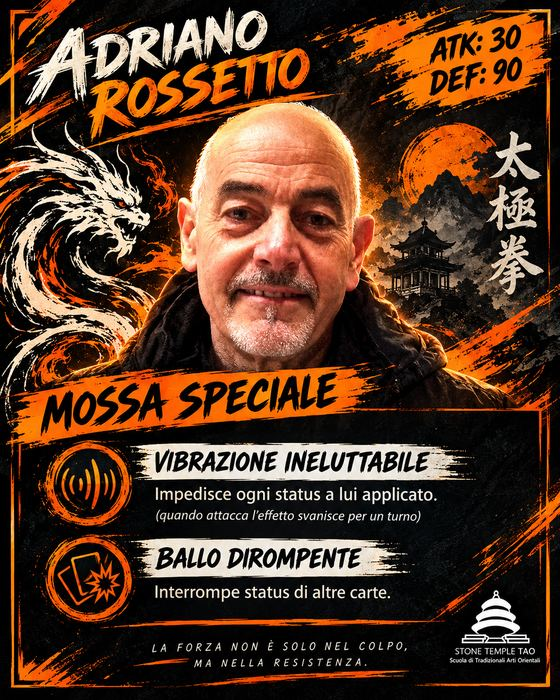
#> input picture img/adriano.jpg, 560 x 700 px, found by its file name; its folder holds 4 pictures in this run
$ python teste.py
#> lines starting #> are read from the running program, lines starting #| are printed output that depends on the picture
# Ritaglia solo la testa dalle carte (img/<id>.jpg) per le teste dei lottatori 3D (img/teste/<id>.jpg)
from PIL import Image
import os
HEAD = {  # centro della faccia (x, y) in frazione di larghezza/altezza della carta, lato del quadrato in frazione di larghezza
    'adriano': (0.500, 0.280, 0.36), 'alessandro': (0.500, 0.310, 0.34), 'andrea': (0.470, 0.235, 0.16), 'annastella': (.46, .28, .26),
    'carla': (.50, .25, .28), 'caterina': (0.470, 0.340, 0.32), 'celeste': (.50, .27, .32), 'chen': (0.520, 0.215, 0.17),
    'chicca': (0.510, 0.180, 0.15), 'christian': (.50, .22, .30), 'elia': (0.500, 0.220, 0.17), 'federica': (0.505, 0.200, 0.12),
    'grazia': (.50, .23, .22), 'katya': (0.470, 0.235, 0.18),
    'lorenzo': (0.500, 0.235, 0.18), 'niccolo': (.54, .23, .20), 'samuele': (0.600, 0.210, 0.14),
    'sara': (.46, .27, .28),
    'wangting': (.49, .185, .17), 'remigio': (.49, .20, .24), 'nicole': (.51, .25, .23),
    'signorello': (.46, .22, .19), 'annalisa': (.51, .28, .27), 'zhenglei': (.46, .20, .21), 'strahinja': (.48, .27, .24), 'viola': (.50, .27, .28), 'vittorio': (.49, .26, .28),
}
os.makedirs('img/teste', exist_ok=True)
for cid, (fx, fy, side) in HEAD.items():
    im = Image.open(f'img/{cid}.jpg')
#> im is the input picture: PIL image 560x700 RGB; mean R, G, B 87.8, 57, 38.3
    w, h = im.size
#> w = 560; h = 700
    s = side * w
#> s = 201.6
    x0 = min(max(0, fx * w - s / 2), w - s)
#> x0 = 179.2
    y0 = min(max(0, fy * h - s / 2), h - s)
#> y0 = 95.2
    im.crop((round(x0), round(y0), round(x0 + s), round(y0 + s))).resize((192, 192), Image.LANCZOS).save(f'img/teste/{cid}.jpg', quality=82, optimize=True)
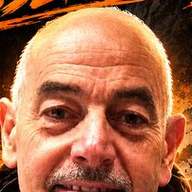
#> saved as adriano.jpg: PIL image 192x192 RGB; mean R, G, B 173, 109.4, 77.2
#> pass 2 of the loop `for cid, (fx, fy, side) in HEAD.items():`:
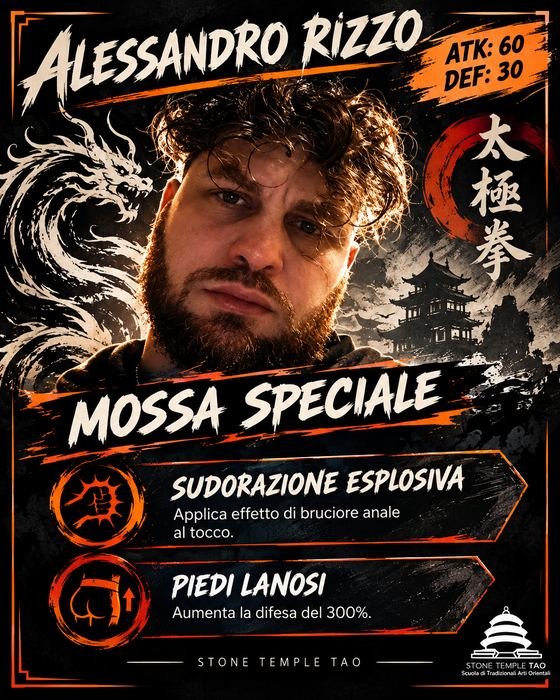
#> input picture img/alessandro.jpg, 560 x 700 px, found by its file name
#> im is the input picture: PIL image 560x700 RGB; mean R, G, B 68.7, 49.5, 40
#> `im.crop((round(x0), round(y0), round(x0 + s), round(y0 + s))).resize((..`:
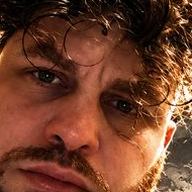
#> saved as alessandro.jpg: PIL image 192x192 RGB; mean R, G, B 113.7, 64.3, 43.4
#> pass 3 of the loop `for cid, (fx, fy, side) in HEAD.items():`:
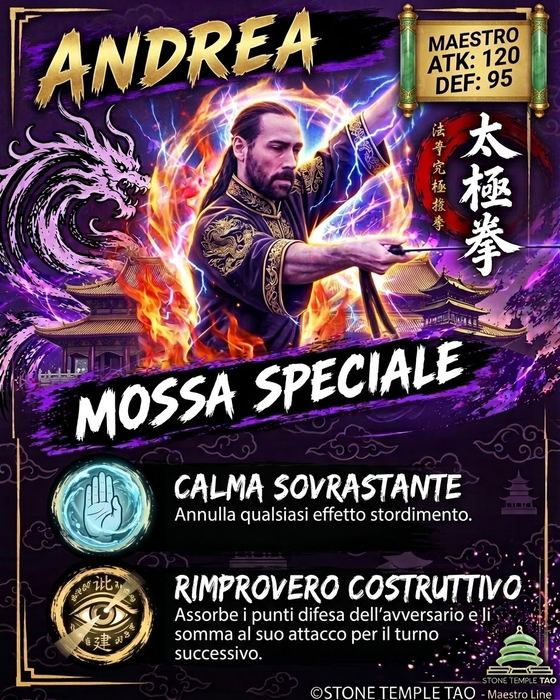
#> input picture img/andrea.jpg, 560 x 700 px, found by its file name
#> im is the input picture: PIL image 560x700 RGB; mean R, G, B 86.7, 63.9, 78.4
#> `im.crop((round(x0), round(y0), round(x0 + s), round(y0 + s))).resize((..`:
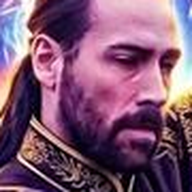
#> saved as andrea.jpg: PIL image 192x192 RGB; mean R, G, B 128, 87.1, 114.9
#> (the run stopped early here; a loop or call above may not have finished)
